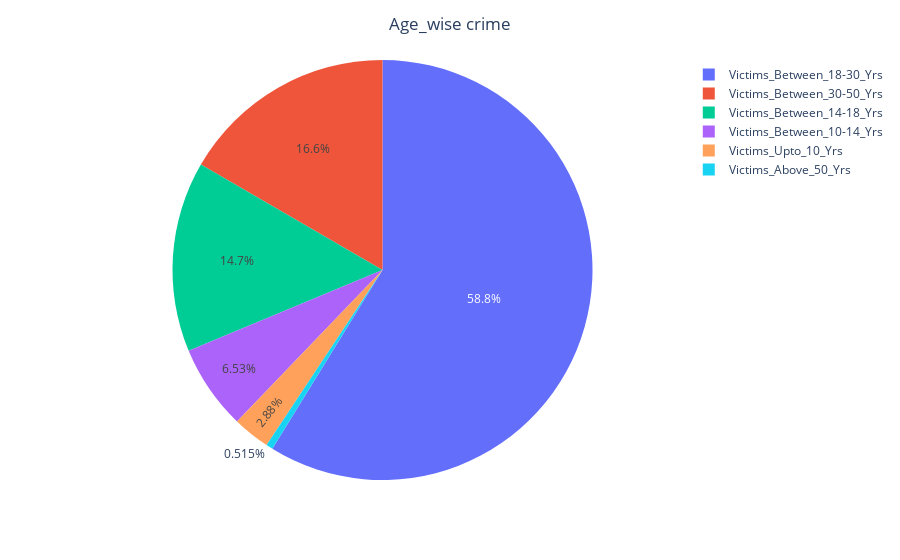

The cell this chart's notebook holds for it:
### Code cell
fig = px.pie(age_wise_df,values='total',names='age_wise')
fig.update_layout(title_text='Age_wise crime',title_x=0.5)
fig.show()

### Figure 1 — Plotly figure (JSON) as saved in the notebook; plotly's stock layout.template omitted (floating-point values rounded to 4 significant figures)
{"data": [{"domain": {"x": [0, 1], "y": [0, 1]}, "hovertemplate": "age_wise=%{label}<br>total=%{value}<extra></extra>", "labels": ["Victims_Above_50_Yrs", "Victims_Between_10-14_Yrs", "Victims_Between_14-18_Yrs", "Victims_Between_18-30_Yrs", "Victims_Between_30-50_Yrs", "Victims_Upto_10_Yrs"], "legendgroup": "", "name": "", "showlegend": true, "type": "pie", "values": [1960, 24840, 55740, 223584, 63248, 10936]}], "layout": {"legend": {"tracegroupgap": 0}, "margin": {"t": 60}, "title": {"text": "Age_wise crime", "x": 0.5}}}
